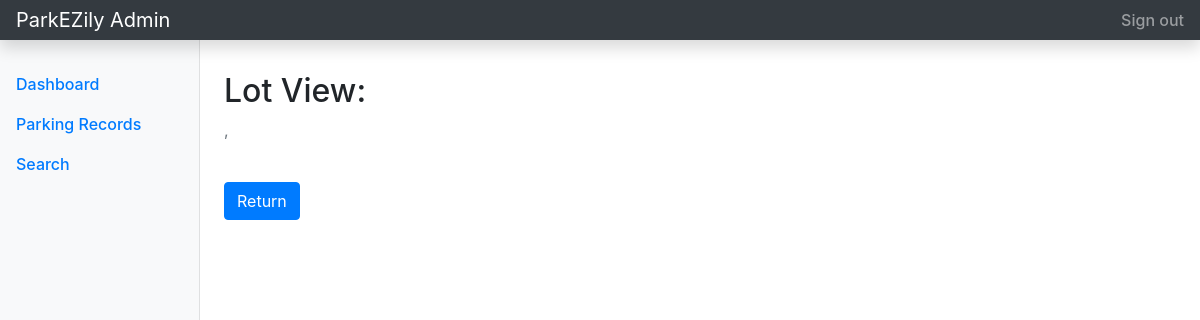
The page /admin/lot/inspect/3 (signed in) on the database as committed earlier.
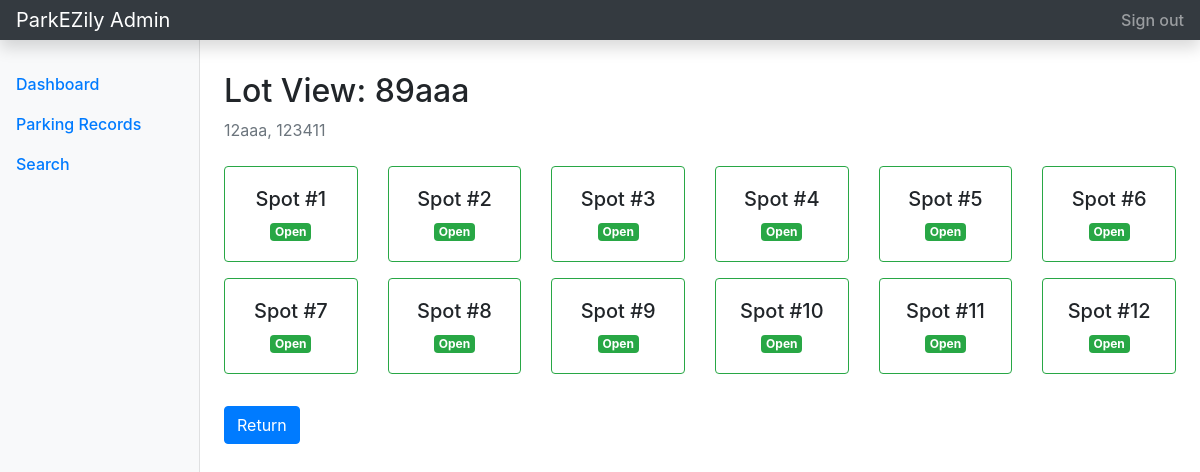
The same page on the database as committed later.
### tables this page shows
CREATE TABLE parking_lot (
        id INTEGER PRIMARY KEY AUTOINCREMENT,
        location_name TEXT NOT NULL,
        address TEXT NOT NULL,
        price_per_hour REAL NOT NULL,
        pin_code TEXT NOT NULL,
        max_spots INTEGER NOT NULL,
        status TEXT NOT NULL DEFAULT 'active'
    );

CREATE TABLE parking_spot (
        id INTEGER PRIMARY KEY AUTOINCREMENT,
        lot_id INTEGER NOT NULL,
        status TEXT NOT NULL CHECK(status IN ('A', 'O')),
        FOREIGN KEY (lot_id) REFERENCES parking_lot(id) ON DELETE CASCADE
    );

### controllers/admin.py (the view)
@adm_bp.route('/admin/lot/inspect/<int:lot_id>')
@login_req
def inspect_lot(lot_id):
    db = get_db()
    lot = db.execute('SELECT * FROM parking_lot WHERE id = ?', (lot_id,)).fetchone()
    spots = db.execute('SELECT * FROM parking_spot WHERE lot_id = ?', (lot_id,)).fetchall()
    db.close()
    return render_template('admin/view_lot.html', lot=lot, spots=spots)

### controllers/admin.py (called while the page is built)
def get_db():
    db = sqlite3.connect(DB_FILE)
    db.row_factory = sqlite3.Row
    return db

def login_req(f):
    @wraps(f)
    def wrapper(*args, **kwargs):
        if 'user_role' not in session or session['user_role'] != 'admin':
            flash('Admin access is required.', 'danger')
            return redirect(url_for('auth.login'))
        return f(*args, **kwargs)
    return wrapper

### templates/admin/view_lot.html (shortened to what this page needs)
{% extends 'admin/admin_base.html' %}
{% block admin_main %}
<h1 class="h2">Lot View: {{ lot.location_name }}</h1>
<p class="text-muted">{{ lot.address }}, {{ lot.pin_code }}</p>
<div class="row mt-4">
    {% for spot in spots %}
    <div class="col-md-2 mb-3">
        <div class="card text-center {% if spot.status == 'O' %}border-danger{% else %}border-success{% endif %}">
            <div class="card-body">
                <h5 class="card-title">Spot #{{ loop.index }}</h5>
                <p class="card-text">
                    {% if spot.status == 'O' %}
                    <span class="badge badge-danger">Taken</span>
                    {% else %}
                    <span class="badge badge-success">Open</span>
                    {% endif %}
                </p>
            </div>
        </div>
    </div>
    {% endfor %}
</div>
<a href="{{ url_for('admin.dashboard') }}" class="btn btn-primary mt-3">Return</a>
{% endblock %}

Rows that differ between the two databases and show on the page:
added parking_lot: location_name "89aaa", address "12aaa", pin_code "123411"
added parking_spot: status "Open"
added parking_spot: status "Open"
added parking_spot: status "Open"
added parking_spot: status "Open"
added parking_spot: status "Open"
added parking_spot: status "Open"
added parking_spot: status "Open"
added parking_spot: status "Open"
added parking_spot: status "Open"
added parking_spot: status "Open"
added parking_spot: status "Open"
added parking_spot: status "Open"
